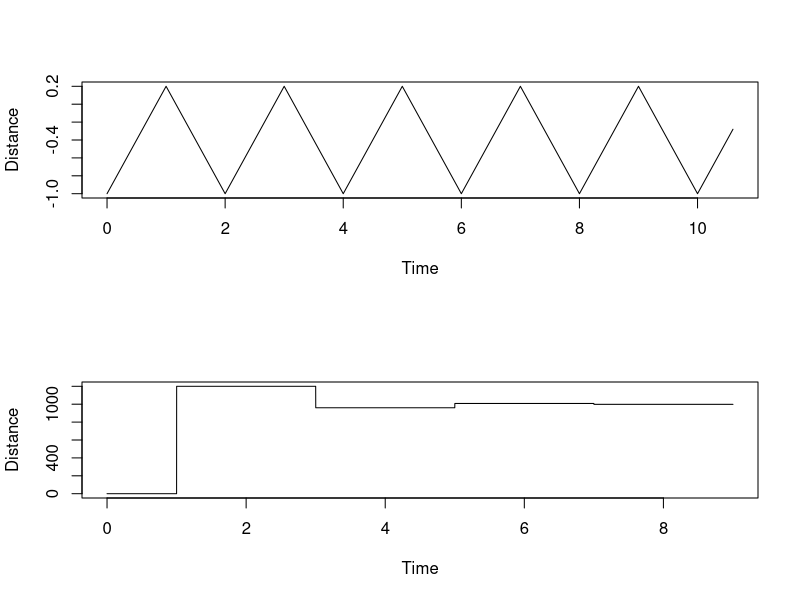

The R script that drew this image:
# page no: 366

v = 1000 ;
Z_s = 0 ;
Z_c = 40 ;
Z_r = 60 ;
r_s = (Z_s - Z_c)/(Z_s + Z_c) ;
r_r = (Z_r - Z_c)/(Z_r + Z_c) ;
T = seq(0,10.6, by=0.001) ;
x = vector(length = length(T))
for (i in 1:length(T)){
  if(T[i]<=1){
    x[i] = (1.2)*T[i] - 1 ;
  }else if(T[i]>=1 & T[i]<=2){
    x[i] = (-1.2)*T[i] + 1.4 ;
  }else if(T[i]>=2 & T[i]<=3){
    x[i] = (1.2)*T[i]- 3.4 ;
  }else if(T[i]>=3 & T[i]<=4){
    x[i] = (-1.2)*T[i] + 3.8 ;
  }else if(T[i]>=4 & T[i]<=5){
    x[i] = (1.2)*T[i]- 5.8 ;
  }else if(T[i]>=5 & T[i]<=6){
    x[i] = (-1.2)*T[i] + 6.2 ;    
  }else if(T[i]>=6 & T[i]<=7){
    x[i] = (1.2)*T[i]- 8.2 ;
  }else if(T[i]>=7 & T[i]<=8){
    x[i] = (-1.2)*T[i] + 8.6 ;
  }else if(T[i]>=8 & T[i]<=9){
    x[i] = (1.2)*T[i]- 10.6 ;
  }else if(T[i]>=9 & T[i]<=10){
    x[i] = (-1.2)*T[i] + 11 ;
  }else if(T[i]>=10 & T[i]<=10.6){
    x[i] = (1.2)*T[i] - 13 ;
  }
}

par(mfrow=c(2,1))
plot(T,x, type='l', xlab = 'Time', ylab = 'Distance') ;
q1 = v ;
q2 = r_r * v ;
q3 = r_s * r_r * v ;
q4 = r_s * r_r^2 * v ;
q5 = r_s^2 * r_r^2 * v ;
q6 = r_s^2 * r_r^3 * v ;
q7 = r_s^3 * r_r^3 * v ;
q8 = r_s^3 * r_r^4 * v ;
q9 = r_s^4 * r_r^4 * v ;
q10 = r_s^4 * r_r^5 * v ;
q11 = r_s^5 * r_r^5 * v ;
V_1 = v - q1 ;
V_2 = v - q3 ;
V_3 = v - q5 ;
V_4 = v - q7 ;
V_5 = v - q9 ;
t = seq(0,9,0.001) ;
y = vector(length = length(t))
for (i in 1:length(t)){
  if(t[i]>=0 & t[i]<=1){
    y[i] = V_1 ;
  }else if(t[i]>=1 & t[i]<=3){
    y[i] = V_2 ;
  }else if(t[i]>=3 & t[i]<=5){
    y[i]= V_3 ;
  }else if(t[i]>=5 & t[i]<=7){
    y[i]= V_4 ;
  }else if(t[i]>=7 & t[i]<=9){
    y[i]= V_5 ;
  }
}

plot(t,y, xlab = 'Time', type='l', ylab = 'Distance') ;
print(r_s) ;
print(r_r)
print(V_4) ;
